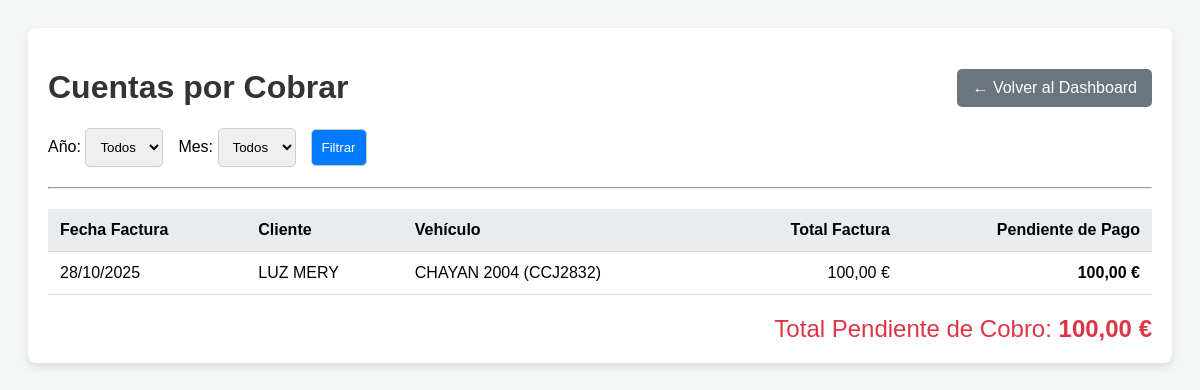
/cuentas-por-cobrar/ (signed in), run on an earlier commit of the app's database.
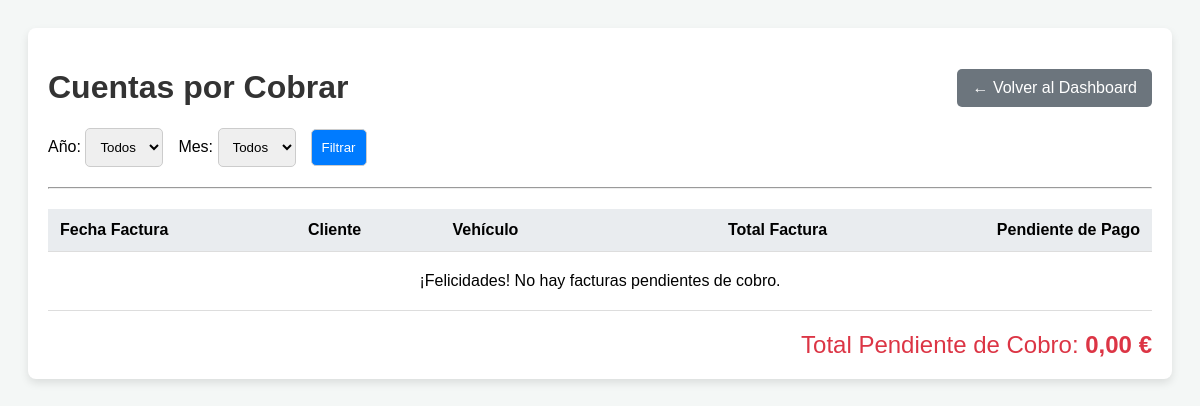
And on a later commit of the database.
### taller/models.py (models this page shows, shortened)
class Factura(models.Model):
    orden = models.OneToOneField(OrdenDeReparacion, on_delete=models.CASCADE)
    fecha_emision = models.DateField(auto_now_add=True)
    es_factura = models.BooleanField(default=True)
    subtotal = models.DecimalField(max_digits=10, decimal_places=2, default=0.00)
    iva = models.DecimalField(max_digits=10, decimal_places=2, default=0.00)
    total_final = models.DecimalField(max_digits=10, decimal_places=2, default=0.00)

class Cliente(models.Model):
    nombre = models.CharField(max_length=100)
    telefono = models.CharField(max_length=20, unique=True)

class Vehiculo(models.Model):
    matricula = models.CharField(max_length=20, unique=True)
    marca = models.CharField(max_length=50)
    modelo = models.CharField(max_length=50)
    kilometraje = models.IntegerField(default=0)
    cliente = models.ForeignKey(Cliente, on_delete=models.CASCADE)
    def __str__(self):
        return f"{self.marca} {self.modelo} ({self.matricula})"

### taller/views.py (the view)
# urls.py: path('cuentas-por-cobrar/', views.cuentas_por_cobrar, name='cuentas_por_cobrar'),
@login_required
def cuentas_por_cobrar(request):
    anos_y_meses_data = get_anos_y_meses_con_datos(); anos_disponibles = sorted(anos_y_meses_data.keys(), reverse=True)
    ano_seleccionado = request.GET.get('ano'); mes_seleccionado = request.GET.get('mes')
    facturas_qs = Factura.objects.select_related('orden__cliente', 'orden__vehiculo').prefetch_related('orden__ingreso_set')
    if ano_seleccionado:
        try: facturas_qs = facturas_qs.filter(fecha_emision__year=int(ano_seleccionado))
        except (ValueError, TypeError): ano_seleccionado = None
    if mes_seleccionado:
        try:
            mes = int(mes_seleccionado)
            if 1 <= mes <= 12: facturas_qs = facturas_qs.filter(fecha_emision__month=mes)
            else: mes_seleccionado = None
        except (ValueError, TypeError): mes_seleccionado = None
    facturas_pendientes = []; total_pendiente = Decimal('0.00')
    for factura in facturas_qs.order_by('fecha_emision', 'id'):
        abonos = sum(ing.importe for ing in factura.orden.ingreso_set.all()) if hasattr(factura.orden, 'ingreso_set') and factura.orden.ingreso_set.exists() else Decimal('0.00')
        pendiente = factura.total_final - abonos
        if pendiente > Decimal('0.01'):
            facturas_pendientes.append({'factura': factura, 'orden': factura.orden, 'cliente': factura.orden.cliente, 'vehiculo': factura.orden.vehiculo, 'pendiente': pendiente})
            total_pendiente += pendiente
    ano_sel_int = int(ano_seleccionado) if ano_seleccionado else None; mes_sel_int = int(mes_seleccionado) if mes_seleccionado else None
    context = { 'facturas_pendientes': facturas_pendientes, 'total_pendiente': total_pendiente, 'anos_disponibles': anos_disponibles, 'ano_seleccionado': ano_sel_int, 'mes_seleccionado': mes_sel_int, 'meses_del_ano': range(1, 13) }
    return render(request, 'taller/cuentas_por_cobrar.html', context)

### taller/templates/taller/cuentas_por_cobrar.html (shortened to what this page needs)
<!DOCTYPE html>
{% load static %}
<html lang="es">
<head>
    <link rel="stylesheet" href="{% static 'taller/css/responsive.css' %}">
</head>
<body>
    <div class="container">
        <div class="header">
            <h1>Cuentas por Cobrar</h1>
            <a href="{% url 'home' %}" class="back-btn">← Volver al Dashboard</a>
        </div>
        <form method="get" action="">
            <div class="filters">
                <div>
                    <label for="ano">Año:</label>
                    <select name="ano" id="ano">
                        <option value="">Todos</option>
                    </select>
                </div>
                <div>
                    <label for="mes">Mes:</label>
                    <select name="mes" id="mes">
                        <option value="">Todos</option>
                    </select>
                </div>
                <button type="submit">Filtrar</button>
            </div>
        </form>
        <hr>
        <table class="report-table">
            <thead>
                <tr>
                    <th>Fecha Factura</th>
                    <th>Cliente</th>
                    <th>Vehículo</th>
                    <th style="text-align: right;">Total Factura</th>
                    <th style="text-align: right;">Pendiente de Pago</th>
                </tr>
            </thead>
            <tbody>
                {% for item in facturas_pendientes %}
                    <tr onclick="window.location='{% url 'detalle_orden' item.orden.id %}';">
                        <td>{{ item.factura.fecha_emision|date:"d/m/Y" }}</td>
                        <td>{{ item.cliente.nombre }}</td>
                        <td>{{ item.vehiculo }}</td>
                        <td style="text-align: right;">{{ item.factura.total_final|floatformat:2 }} €</td>
                        <td style="text-align: right; font-weight: bold;">{{ item.pendiente|floatformat:2 }} €</td>
                    </tr>
                {% empty %}
                    <tr>
                        <td colspan="5" style="text-align: center; padding: 20px;">¡Felicidades! No hay facturas pendientes de cobro.</td>
                    </tr>
                {% endfor %}
            </tbody>
        </table>
        <div class="total-summary">
            Total Pendiente de Cobro: <strong>{{ total_pendiente|floatformat:2 }} €</strong>
        </div>
    </div>
</body>
</html>

What changed in the data, as far as the page shows it:
removed Factura: factura.fecha_emision "28/10/2025", cliente.nombre "LUZ MERY", vehiculo "CHAYAN 2004 (CCJ2832)", factura.total_final "100,00", pendiente "100,00"
Also different on the page:
{{ total_pendiente|floatformat:2 }}: "100,00" → "0,00"
text now shown: "¡Felicidades! No hay facturas pendientes de cobro."
